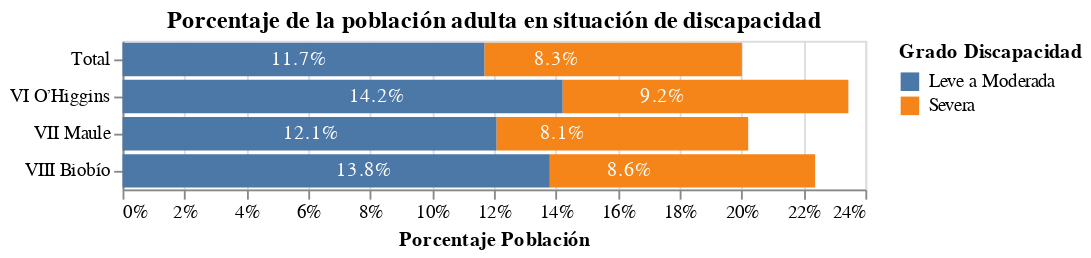

The code cell stored with this chart in its notebook:
### Code cell
tchart = "Porcentaje de la población adulta en situación de discapacidad"

bar = alt.Chart(disc_2015_zona).mark_bar(
    #cornerRadiusTopLeft=3,
    #cornerRadiusTopRight=3
).encode(
    x = alt.X('sum(% Población):Q',title="Porcentaje Población",axis=alt.Axis(format='%'),stack="zero"),
    y = alt.Y('Regiones:O',title=""),
    color='Grado Discapacidad:N'
).properties(
    title=wrap(tchart,70)
)

text = alt.Chart(disc_2015_zona).mark_text(
    color='white',dx=-100
).encode(
    x=alt.X('sum(% Población):Q',axis=alt.Axis(format='%'),stack="zero"),
    y=alt.Y('Regiones:O'),
    detail='Grado Discapacidad:N',
    text=alt.Text('sum(% Población):Q',format=".1%")
)

#alt.layer(bar, text, data=disc_2015_f3_m).resolve_scale(color='independent')
(bar+text).save("zona_percentDiscapacidad_2015.png",scale_factor=2.0)
bar+text

### Figure 1 — Vega-Lite specification as saved in the notebook (floating-point values rounded to 4 significant figures)
{"config": {"view": {"continuousWidth": 400, "continuousHeight": 300}}, "layer": [{"mark": "bar", "encoding": {"color": {"type": "nominal", "field": "Grado Discapacidad"}, "x": {"type": "quantitative", "aggregate": "sum", "axis": {"format": "%"}, "field": "% Población", "stack": "zero", "title": "Porcentaje Población"}, "y": {"type": "ordinal", "field": "Regiones", "title": ""}}, "title": ["Porcentaje de la población adulta en situación de discapacidad"]}, {"mark": {"type": "text", "color": "white", "dx": -100}, "encoding": {"detail": {"type": "nominal", "field": "Grado Discapacidad"}, "text": {"type": "quantitative", "aggregate": "sum", "field": "% Población", "format": ".1%"}, "x": {"type": "quantitative", "aggregate": "sum", "axis": {"format": "%"}, "field": "% Población", "stack": "zero"}, "y": {"type": "ordinal", "field": "Regiones"}}}], "data": {"name": "data-ff36184fa500c066c39426cf0007ce75"}, "$schema": "https://vega.github.io/schema/vega-lite/v4.8.1.json", "datasets": {"data-ff36184fa500c066c39426cf0007ce75": [{"Regiones": "VI O’Higgins", "Grado Discapacidad": "Leve a Moderada", "% Población": 0.1422}, {"Regiones": "VII Maule", "Grado Discapacidad": "Leve a Moderada", "% Población": 0.1209}, {"Regiones": "VIII Biobío", "Grado Discapacidad": "Leve a Moderada", "% Población": 0.138}, {"Regiones": "Total", "Grado Discapacidad": "Leve a Moderada", "% Población": 0.117}, {"Regiones": "VI O’Higgins", "Grado Discapacidad": "Severa", "% Población": 0.09228}, {"Regiones": "VII Maule", "Grado Discapacidad": "Severa", "% Población": 0.08126}, {"Regiones": "VIII Biobío", "Grado Discapacidad": "Severa", "% Población": 0.08572}, {"Regiones": "Total", "Grado Discapacidad": "Severa", "% Población": 0.08312}]}}
